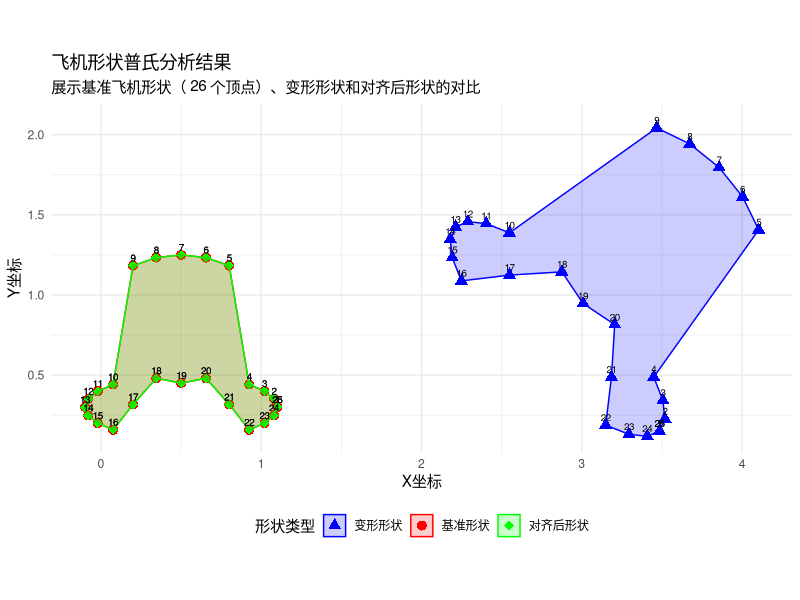

Generate this figure with R:
# 普通普氏分析（Ordinary Procrustes Analysis）基础实现
# 输入：X和Y为两个矩阵，行数相同（样本数），列数相同（维度）
# 输出：对齐后的Y矩阵、旋转矩阵、缩放因子、平移向量和Procrustes统计量
ordinary_procrustes <- function(X, Y, scale = TRUE) {
    # 检查输入矩阵维度
    if (nrow(X) != nrow(Y)) {
        stop("The X and Y matrices must have the same number of rows (number of samples)!");
    } else if (ncol(X) != ncol(Y)) {
        stop("The X and Y matrices must have the same number of columns (dimensions)!");
    }

    n <- nrow(X)  # 样本数
    p <- ncol(X)  # 维度

    # 1. 中心化：平移至原点
    X_centered <- scale(X, center = TRUE, scale = FALSE)
    Y_centered <- scale(Y, center = TRUE, scale = FALSE)

    # 2. 计算协方差矩阵（使用未缩放的Y）
    C <- t(Y_centered) %*% X_centered

    # 3. SVD分解
    svd_result <- svd(C)
    U <- svd_result$u
    d <- svd_result$d  # 奇异值

    # 6. 计算最优缩放因子（关键修正点）
    if (scale) {
        norm_Y_sq <- sum(Y_centered^2)
        if (norm_Y_sq < .Machine$double.eps) {
            stop("The norm of the Y matrix is too small to calculate the scaling factor.")
        }
        s <- sum(d) / norm_Y_sq  # 正确的缩放因子计算公式
    } else {
        s <- 1
    }

    # 7. 应用变换
    Y_scaled <- s * Y_centered
    Y_aligned <- Y_scaled + matrix(colMeans(X), n, p, byrow = TRUE)

    rotation = compute_rotation_angle(X,Y_aligned);
    Y_aligned = rotate_polygon_back(Y_aligned, rotation$angle, rotation$centroid_A, rotation$centroid_B)

    # 8. 计算Procrustes统计量
    ss <- sum((X_centered - Y_aligned)^2)

    # 计算拟合优度
    norm_X <- sqrt(sum(X_centered^2))
    correlation <- sum(d) / (norm_X * sqrt(sum(Y_scaled^2)))

    # 返回结果
    return(list(
        Y_aligned = Y_aligned,
        rotation = rotation$rotation_matrix,
        angle = rotation$angle,
        scale = s,
        translation = colMeans(X),
        procrustes_ss = ss,
        correlation = correlation
    ))
}

# 旋转角度计算函数
  # A: 原多边形矩阵（n x 2）
  # B: 旋转后多边形矩阵（n x 2）
compute_rotation_angle <- function(A, B) {


  # 计算重心
  centroid_A <- colMeans(A)
  centroid_B <- colMeans(B)

  # 中心化点集
  A_centered <- A - matrix(centroid_A, nrow = nrow(A), ncol = 2, byrow = TRUE)
  B_centered <- B - matrix(centroid_B, nrow = nrow(B), ncol = 2, byrow = TRUE)

  # 方法1：使用更稳健的角度计算方法
  # 计算每个点相对于重心的角度差
  angles_A <- atan2(A_centered[,2], A_centered[,1])
  angles_B <- atan2(B_centered[,2], B_centered[,1])

  # 计算角度差异（考虑周期性问题）
  angle_diffs <- angles_B - angles_A
  angle_diffs <- (angle_diffs + pi) %% (2 * pi) - pi  # 归一化到[-pi, pi]

  # 使用中位数减少异常值影响
  theta_rad <- median(angle_diffs)
  theta_deg <- theta_rad * 180 / pi

  # 方法2：备用的协方差矩阵方法（更稳健的SVD处理）
  H <- t(A_centered) %*% B_centered
  svd_H <- svd(H)

  # 计算旋转矩阵（确保纯旋转）
  R <- svd_H$v %*% t(svd_H$u)

  # 强制行列式为1（确保是纯旋转，无反射）
  if (det(R) < 0) {
    # 如果行列式为负，调整以消除反射
    svd_H$v[,2] <- -svd_H$v[,2]
    R <- svd_H$v %*% t(svd_H$u)
  }

  # 从旋转矩阵提取角度（更稳健的方法）
  theta_from_matrix <- atan2(R[2,1], R[1,1])
  theta_deg_from_matrix <- theta_from_matrix * 180 / pi

  # 选择更一致的角度估计
  if (abs(theta_deg - theta_deg_from_matrix) > 90) {
    theta_deg <- theta_deg_from_matrix
  }

  return(list(angle = theta_deg,
              rotation_matrix = R,
              centroid_A = centroid_A,
              centroid_B = centroid_B))
}

# 多边形旋转还原函数
  # B: 旋转后多边形
  # theta_deg: 旋转角度（度）
  # centroid_A: 原多边形重心
  # centroid_B: 旋转后多边形重心
rotate_polygon_back <- function(B, theta_deg, centroid_A, centroid_B) {


  theta_rad <- theta_deg * pi / 180  # 逆旋转角度

  # 创建逆旋转矩阵
  R_inv <- matrix(c(cos(theta_rad), sin(theta_rad),
                  -sin(theta_rad), cos(theta_rad)), nrow = 2, byrow = TRUE)

  # 正确的还原步骤：
  # 1. 将B平移到原点（减去B的重心）
  # 2. 应用逆旋转
  # 3. 平移到A的重心位置
  B_centered <- B - matrix(centroid_B, nrow = nrow(B), ncol = 2, byrow = TRUE)
  A_centered_restored <- t(R_inv %*% t(B_centered))
  A_restored <- A_centered_restored + matrix(centroid_A, nrow = nrow(B), ncol = 2, byrow = TRUE)

  return(A_restored)
}

# 创建2D形状示例：飞机形状多边形
set.seed(123)

# 设置顶点数量（20-30个顶点）
n_vertices <- 25

# 定义飞机形状的基准多边形（近似飞机轮廓）
# 生成一个细长多边形模拟飞机机身，加上机翼和尾翼形状
theta <- seq(0, 2*pi, length.out = n_vertices)

# 创建飞机形状：细长机身加上机翼和尾翼的变形
x_base <- 0.6 * cos(theta) + 0.5  # 机身基础形状
y_base <- 0.2 * sin(theta) + 0.3  # 基本高度

# 添加机翼和尾翼特征使形状更像飞机
# 在特定角度区域扩大宽度模拟机翼
wing_indices <- which(theta > pi/4 & theta < 3*pi/4 | theta > 5*pi/4 & theta < 7*pi/4)
y_base[wing_indices] <- y_base[wing_indices] * 2.5  # 扩大机翼区域

# 添加尾翼特征
tail_indices <- which(theta > 3*pi/2 - 0.3 & theta < 3*pi/2 + 0.3)
y_base[tail_indices] <- y_base[tail_indices] * 1.8  # 尾翼稍微突出

# 确保多边形闭合（首尾点相同）
x_base <- c(x_base, x_base[1])
y_base <- c(y_base, y_base[1])
n_vertices <- n_vertices + 1  # 顶点数加1

# 创建基准飞机形状矩阵
airplane_X <- matrix(c(x_base, y_base), ncol = 2, byrow = FALSE)

# 对飞机形状进行旋转、缩放和平移创建变形版本
rotation_angle <- 45 * pi / 180  # 30度旋转
rotation_matrix <- matrix(c(cos(rotation_angle), -sin(rotation_angle),
                         sin(rotation_angle), cos(rotation_angle)),
                       nrow = 2, ncol = 2, byrow = TRUE)

# 应用变换：先缩放1.5倍，再旋转30度，最后平移(2,1)
airplane_Y_raw <- (1.5 * airplane_X) %*% rotation_matrix +
                  matrix(c(2, 1), nrow = n_vertices, ncol = 2, byrow = TRUE)

# 执行普氏分析
result <- ordinary_procrustes(airplane_X, airplane_Y_raw, scale = TRUE)

# 打印结果
cat("=== 飞机形状普氏分析结果 ===\n")
cat("顶点数量:", n_vertices, "\n")
cat("Procrustes统计量 (M²):", round(result$procrustes_ss, 4), "\n")
cat("缩放因子:", round(result$scale, 4), "\n")
cat("旋转矩阵:\n")
print(round(result$rotation, 4))
cat("平移向量:", round(result$translation, 4), "\n")

# 计算对齐误差
alignment_error <- sqrt(mean(rowSums((result$Y_aligned - airplane_X)^2)))
cat("平均对齐误差:", round(alignment_error, 4), "\n")

# 可视化结果
library(ggplot2)
library(ggforce)

# 准备绘图数据
shape_data <- data.frame(
  x = c(airplane_X[,1], airplane_Y_raw[,1], result$Y_aligned[,1]),
  y = c(airplane_X[,2], airplane_Y_raw[,2], result$Y_aligned[,2]),
  shape_type = rep(c("基准形状", "变形形状", "对齐后形状"), each = n_vertices),
  point_id = rep(1:n_vertices, 3)
)

# 创建连线数据（用于显示多边形边）
line_data <- data.frame(
  x = c(airplane_X[,1], airplane_Y_raw[,1], result$Y_aligned[,1]),
  y = c(airplane_X[,2], airplane_Y_raw[,2], result$Y_aligned[,2]),
  group = rep(1:3, each = n_vertices),
  shape_type = rep(c("基准形状", "变形形状", "对齐后形状"), each = n_vertices)
)

# 绘制形状对比图
plt = ggplot(shape_data, aes(x = x, y = y, color = shape_type, shape = shape_type)) +
  geom_point(size = 3) +
  geom_polygon(data = subset(shape_data, shape_type == "基准形状"),
               aes(group = 1), fill = "red", alpha = 0.2, linetype = "solid") +
  geom_polygon(data = subset(shape_data, shape_type == "变形形状"),
               aes(group = 1), fill = "blue", alpha = 0.2, linetype = "solid") +
  geom_polygon(data = subset(shape_data, shape_type == "对齐后形状"),
               aes(group = 1), fill = "green", alpha = 0.2, linetype = "solid") +
  geom_text(aes(label = point_id), nudge_y = 0.05, size = 2.5, color = "black") +
  scale_color_manual(values = c("基准形状" = "red", "变形形状" = "blue",
                               "对齐后形状" = "green")) +
  scale_shape_manual(values = c("基准形状" = 16, "变形形状" = 17,
                               "对齐后形状" = 18)) +
  labs(title = "飞机形状普氏分析结果",
       subtitle = paste("展示基准飞机形状（", n_vertices, "个顶点）、变形形状和对齐后形状的对比"),
       x = "X坐标", y = "Y坐标",
       color = "形状类型", shape = "形状类型") +
  theme_minimal() +
  theme(legend.position = "bottom") +
  coord_equal()  # 确保比例一致，保持形状不变形

print(plt)
